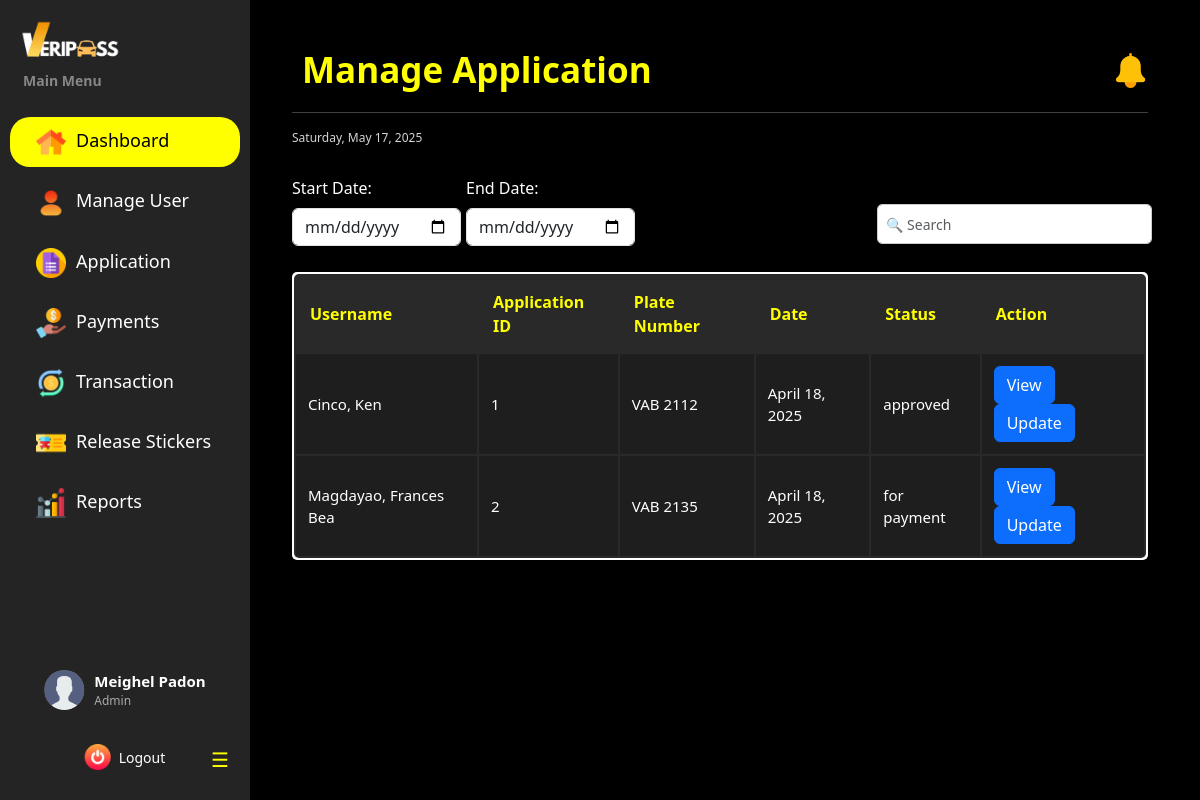
The app's page /dashboard/admin/manage_application/ (signed in), older data.
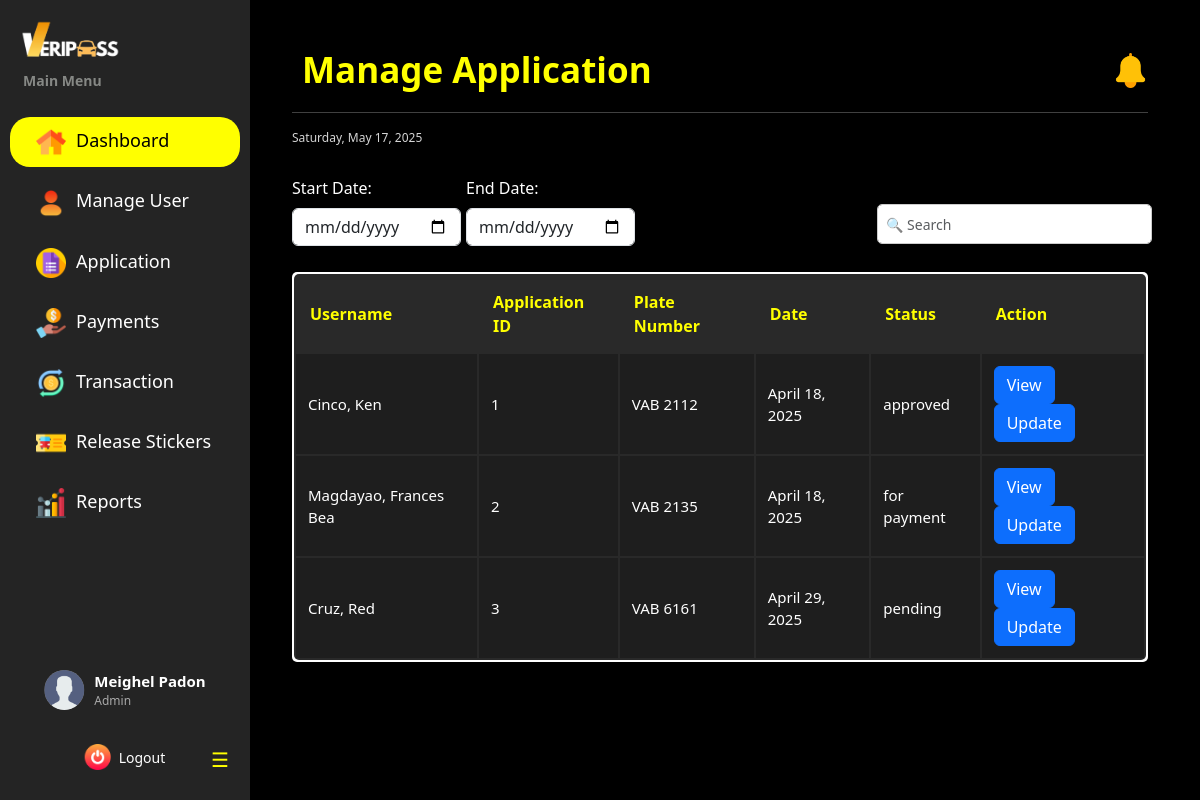
The same page, newer data.
### vehicle_pass/models.py (models this page shows, shortened)
class BaseModel(models.Model):
    created_at = models.DateTimeField(auto_now_add=True, db_index=True)
    updated_at = models.DateTimeField(auto_now=True)
    class Meta:
        abstract = True

class Registration(BaseModel):
    STATUS_CHOICES = [
        ('pending', 'Pending'),
        ('cancelled', 'Cancelled'),
        ('for payment', 'For Payment'),
        ('reviewing documents', 'Reviewing Documents'),
        ('for final inspection', 'For Final Inspection'),
        ('approved', 'Approved'),
        ('rejected', 'Rejected')
    ]
    registrationNumber = models.BigAutoField(primary_key=True)
    user = models.ForeignKey(UserProfile, on_delete=models.CASCADE)
    vehicle = models.ForeignKey(Vehicle, on_delete=models.CASCADE)
    files = models.URLField(max_length=250)
    status = models.CharField(max_length=20, choices=STATUS_CHOICES, default='pending')
    def __str__(self):
        return f"Registration {self.registrationNumber} for {self.user.lastname}, {self.user.firstname}"

class UserProfile(BaseModel):
    ROLE_CHOICES = [('user', 'User'),
        ('security', 'Security'),
        ('cashier', 'Cashier'),
        ('admin', 'Admin')
        ]
    corporate_email = models.EmailField(max_length=50, unique=True)
    password = models.CharField(max_length=128)
    lastname = models.CharField(max_length=25)
    firstname = models.CharField(max_length=50)
    middle_name = models.CharField(max_length=25, blank=True, null=True)
    suffix = models.CharField(max_length=5, blank=True, null=True)
    dl_number = models.CharField(max_length=15, blank=True, null=True)
    college = models.CharField(max_length=100, blank=True, null=True)
    program = models.CharField(max_length=100, blank=True, null=True)
    department = models.CharField(max_length=100, blank=True, null=True)
    address = models.CharField(max_length=100, blank=True, null=True)
    role = models.CharField(max_length=20, choices=ROLE_CHOICES, default='user', null=True)

class Vehicle(BaseModel):
    self_ownership = models.ForeignKey(UserProfile, on_delete=models.CASCADE, null=True, blank=True)
    legal_owner = models.ForeignKey(Owner, on_delete=models.CASCADE, null=True, blank=True)
    plateNumber = models.CharField(max_length=10, unique=True)
    type = models.CharField(max_length=20)
    model = models.CharField(max_length=20)
    color = models.CharField(max_length=20)
    chassisNumber = models.CharField(max_length=17)
    OR_Number = models.CharField(max_length=15)
    CR_Number = models.CharField(max_length=9)

### vehicle_pass/views.py (the view)
# urls.py: path("dashboard/admin/manage_application/", AdminViewApplication.as_view(), name="admin_manage_application"),
class AdminViewApplication(CustomLoginRequiredMixin, ListView):
    model = Registration
    template_name = 'Admin Dashboard/Admin_Application.html'
    context_object_name = 'applications'
    paginate_by = 5
    def get_context_data(self, **kwargs):
        context = super().get_context_data(**kwargs)
        applications = context['applications']
        print(f"Applications count: {len(applications)}")
        if applications:
            print(f"First application: {applications[0]}")
        return context

### vehicle_pass/authentication.py (called while the page is built)
    def dispatch(self, request, *args, **kwargs):
        if not request.session.get("user_id"): #overrides the django dispatch
            return redirect("login")  #redirect to login if no active on session
        return super().dispatch(request, *args, **kwargs)

### vehicle_pass/context_processors.py (called while the page is built)
def admin_user_context(request):
    if hasattr(request, 'session') and 'user_id' in request.session:
        try:
            user_id = request.session.get('user_id')
            admin_user = UserProfile.objects.get(id=user_id, role='admin')
            admin_name = f"{admin_user.firstname} {admin_user.lastname}"
        except Exception as e:
            admin_name = "Admin"
    else:
        admin_name = "Not Logged In"
    return {'admin_name': admin_name}

def default_user_context(request):
    if hasattr(request, 'session') and 'user_id' in request.session:
        try:
            user_id = request.session.get('user_id')
            default_user = UserProfile.objects.get(id=user_id, role='user')
            user_name = f"{default_user.firstname} {default_user.lastname}"
        except Exception as e:
            user_name = "User"
    else:
        user_name = "Not Logged In"
    return {'user_name': user_name}

### templates/Admin Dashboard/Admin_Application.html (shortened to what this page needs)
{% extends "includes/admin_sidebar.html" %}
{% load static %}
{% block extra_css %}
    <link rel="stylesheet" href="{% static 'css/admin-dashboard-style.css' %}">
    <link rel="stylesheet" href="{% static 'css/sidebar.css' %}">
{% endblock %}
{% block content %}
<div class="main-content flex-grow-1 ms-uto">
    <div class="container-fluid py-1">
        <div class="d-flex flex-column flex-md-row justify-content-between align-items-start align-items-md-center mb-3">
             <h2 class="title mb-3 mb-md-0">Manage Application</h2>
            <div class="d-flex align-items-center gap-3">
                <a href="Announcements.html" class="text-decoration-none text-light position-relative">
                    <img src="{% static 'images/notification.png' %}" alt="Notifications" width="35" height="35">
                </a>
            </div>
        </div>
        <hr>
        <small><span id="date"></span></small>
        <br>
        <div class="filter-container">
            <div class="mb-3">
                <label for="start-date" class="form-label">Start Date:</label>
                <input type="date" id="start-date" class="form-control">
            </div>
            <div class="mb-3">
                <label for="end-date" class="form-label">End Date:</label>
                <input type="date" id="end-date" class="form-control">
            </div>
            <input class="position-absolute end-0 bottom-10 form-control w-20 me-5 mb-auto" type="text" id="search-bar" placeholder="🔍 Search">
        </div>
        <section class="table-container">
            <table class="users-table">
                <thead>
                    <tr>
                        <th>Username</th>
                        <th>Application ID</th>
                        <th>Plate Number</th>
                        <th>Date</th>
                        <th>Status</th>
                        <th>Action</th>
                    </tr>
                </thead>
                <tbody>
                    {% for applicant in applications %}
                        <tr>
                            <td>{{ applicant.user.lastname }}, {{ applicant.user.firstname }} {{ applicant.user.middlename|default_if_none:""|slice:":1"}}</td>
                            <td>{{ applicant.registrationNumber }}</td>
                            <td>{{ applicant.vehicle.plateNumber }}</td>
                            <td>{{ applicant.created_at|date:"F d, Y" }}</td>
                            <td>{{ applicant.status }}</td>
                            <td>
                                <a href="{% url 'admin_view_specific_application' applicant.pk %}" class="btn btn-primary">View</a>
                                <a href="{% url 'admin_update_application' applicant.pk %}" class="btn btn-primary">Update</a>
                            </td>
                        </tr>
                    {% empty %}
                        <tr>
                        <td colspan="6" style="text-align: center">
                            <p class="text-sm font-weight-bold mb-0">No Records Found</p>
                        </td>
                        </tr>
                    {% endfor %}
                </tbody>
            </table>
        </section>
    </div>
</div>
{% endblock %}

Row changes from the older to the newer data that the page shows:
added Registration: user.lastname "Cruz", user.firstname "Red", registrationNumber "3", vehicle.plateNumber "VAB 6161", created_at "April 29, 2025", status "pending"
